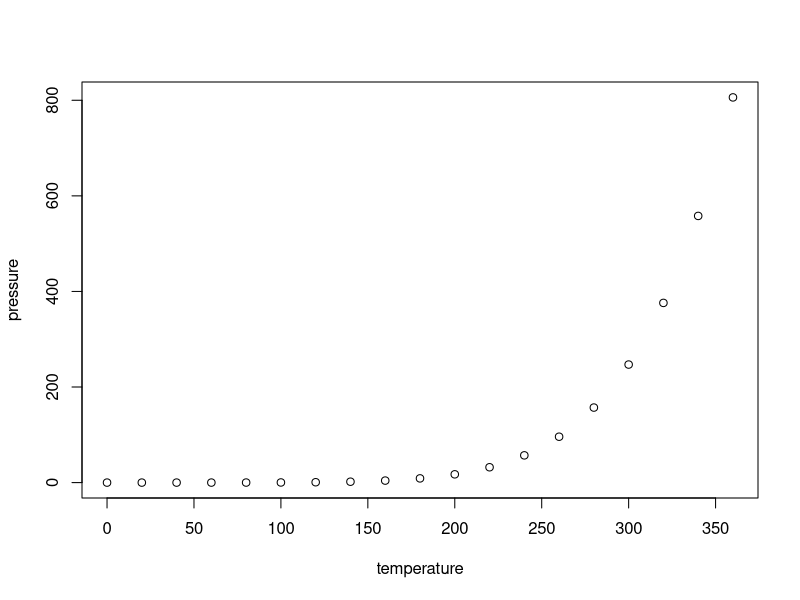
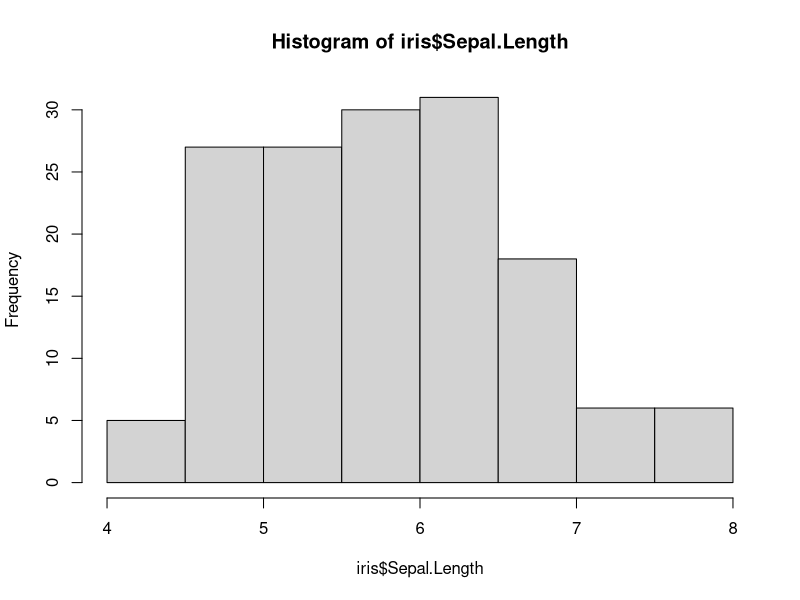
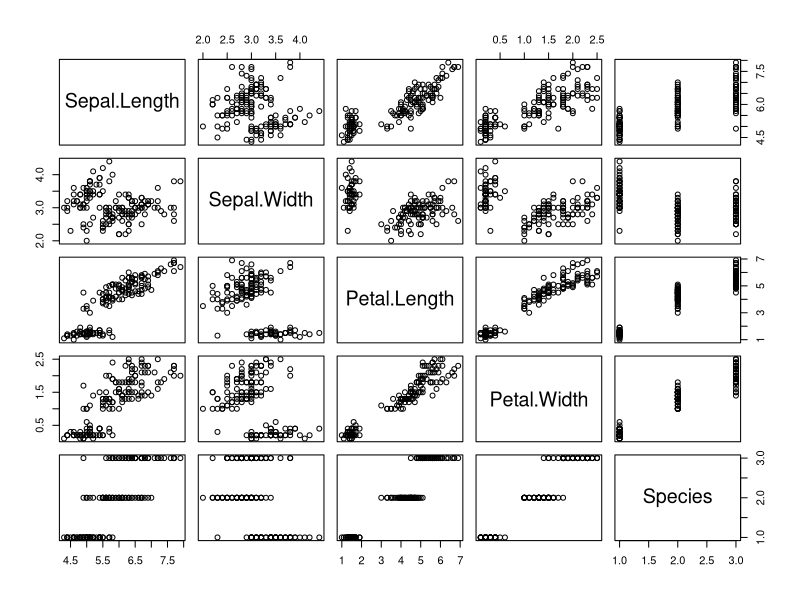

Source code (R) for these figures, in order:
## ---- chunk 1
knitr::opts_chunk$set(echo = TRUE)
## ---- chunk 2
summary(cars)
## ---- chunk 3
plot(pressure)
## ---- chunk 4
hist(iris$Sepal.Length)
## ---- chunk 5
plot(iris)
